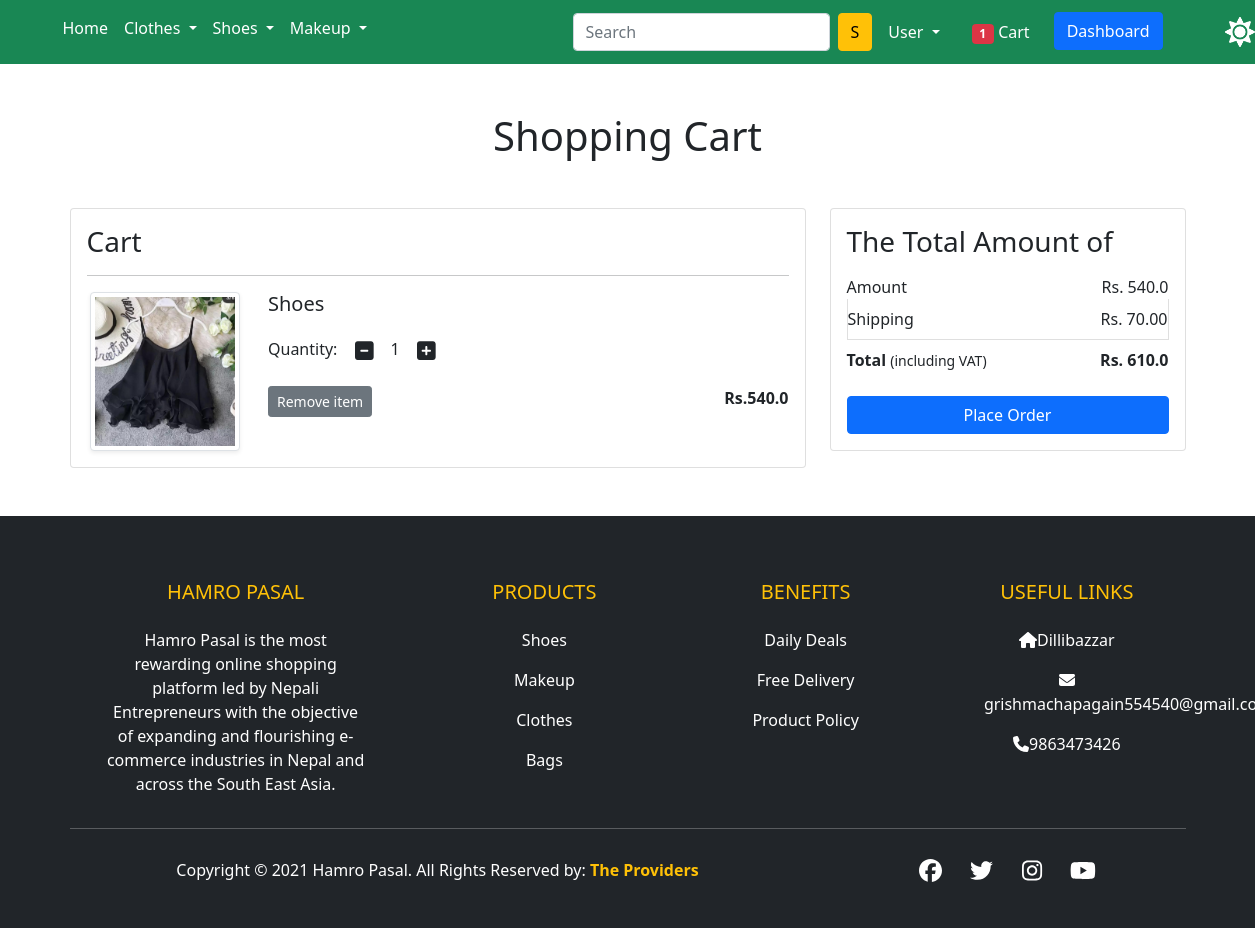
The app's page /cart/ (signed in) with its own data.
### products/models.py (models this page shows, shortened)
class Cart(models.Model):
    user = models.ForeignKey(User, on_delete=models.CASCADE)
    product = models.ForeignKey(Product, on_delete=models.CASCADE)
    quantity = models.PositiveIntegerField(default=1)

class Product(models.Model):
    title = models.CharField(max_length=100)
    Price = models.FloatField()
    Selling_Price= models.FloatField()
    Description = models.TextField()
    Manufacturer = models.CharField(max_length=100)
    category = models.CharField(choices=PASAL_CHOICES, max_length=2)
    Image = models.ImageField(upload_to='productimg')

### products/views.py (the view)
# urls.py: path('cart/', views.show_cart, name='showcart'),
def show_cart(request):
    totalitem = 0
    if request.user.is_authenticated:
        totalitem = len(Cart.objects.filter(user=request.user))
        user = request.user
        cart = Cart.objects.filter(user=user)
        amount = 0.0
        shipping_amount = 70.0
        cart_product = [p for p in Cart.objects.all() if p.user == user]
        if cart_product:
            for p in cart_product:
                tempamount = (p.quantity * p.product.Selling_Price)
                amount += tempamount
                totalamount = amount + shipping_amount
            return render(request, 'pr/addtocart.html', {'carts': cart, 'totalamount': totalamount, 'amount': amount,'totalitem':totalitem})
        else:
            return render(request, 'pr/emptycart.html')

### products/templates/pr/addtocart.html (shortened to what this page needs)
{% extends 'pr/base.html' %} {% load static %}
 {% block main-content %}
<div class="container my-5">
  <div class="row">
    <h1 class="text-center mb-5">Shopping Cart</h1>
    <div class="col-sm-8">
      <div class="card">
        <div class="card-body">
          <h3>Cart</h3>
          {% for cart in carts %}
<hr>
          <div class="row">
            <div class="col-sm-3 text-center align-self-center">
              <img
                src="{{cart.product.Image.url}}"
                alt=""
                srcset=""
                class="img-fluid img-thumbnail shadow-sm"
                height="150"
                width="150"
              />
            </div>
            <div class="col-sm-9">
              <div>
                <h5>{{cart.product.title}}</h5>
                <div class="my-3">
                  <label for="quantity">Quantity:</label>
                  <a class="minus-cart btn" pid="{{cart.product.id}}"><i class="fas fa-minus-square fa-lg"></i
                  ></a>
                  <span id="quantity">{{cart.quantity}}</span>
                  <a class="plus-cart btn" pid="{{cart.product.id}}"
                    ><i class="fas fa-plus-square fa-lg"></i
                  ></a>
                </div>
                <div class="d-flex justify-content-between">
                  <a href="#" class="btn btn-sm btn-secondary mr-3 remove-cart" pid="{{cart.product.id}}"
                    >Remove item
                  </a>
                  <p class="mb-0">
                    <span><strong>Rs.{{cart.product.Selling_Price}}</strong></span>
                  </p>
                </div>
              </div>
            </div>
          </div>
          {% endfor %}
        </div>
      </div>
    </div>
    <div class="col-sm-4">
      <div class="card">
        <div class="card-body">
          <h3>The Total Amount of</h3>
          <ul class="list-group">
            <li
              class="list-group-item d-flex justify-content-between align-items-center border-0 px-0 pb-0"
            >
              Amount<span>Rs. <span id="amount">{{amount}}</span></span>
            </li>
            <li
              class="list-group-item d-flex justify-content-between align-items-center px-0"
            >
              Shipping<span>Rs. 70.00</span>
            </li>
            <li
              class="list-group-item d-flex justify-content-between align-items-center border-0 px-0 mb-3"
            >
              <div><strong>Total</strong> <small>(including VAT)</small></div>
              <span><strong>Rs. <strong id="totalamount">{{totalamount}}</strong></strong></span>
            </li>
          </ul>
          <div class="d-grid">
            <a href="{% url 'checkout' %}" class="btn btn-primary">Place Order</a>
          </div>
        </div>
      </div>
    </div>
  </div>
</div>
{% endblock main-content %}

### products/templates/pr/base.html (shortened to what this page needs)
<!doctype html>
{% load static %}
<html lang="en">
<head>
    <link href="https://cdn.jsdelivr.net/npm/bootstrap@5.0.0-beta1/dist/css/bootstrap.min.css" rel="stylesheet"
>
  <link rel="stylesheet" href="{% static 'all/css/owl.carousel.min.css' %}">
  <link rel="stylesheet" href="{% static 'all/css/all.min.css' %}">
  <link rel="stylesheet" href="{% static 'all/css/style.css' %}">
</head>
<body>
<nav class="navbar navbar-expand-lg navbar-dark bg-success sticky-top">
    <div class="container">
        <div class="collapse navbar-collapse" id="navContent">
            <ul class="navbar-nav me-auto mb-2 mb-lg-2">
                <li class="nav-item">
                    <a class="nav-link active" aria-current="page" href="/">Home</a>
                </li>
            <li class="nav-item dropdown">
                    <a class="nav-link dropdown-toggle text-white" href="#" id="fashionDropdown" role="button"
                       data-bs-toggle="dropdown" aria-expanded="false">
                        Clothes
                    </a>
                </li>
                 <li class="nav-item dropdown">
                    <a class="nav-link dropdown-toggle text-white" href="#" id="ShoeDropdown" role="button"
                       data-bs-toggle="dropdown" aria-expanded="false">
                        Shoes
                    </a>
                </li>
                <li class="nav-item dropdown">
                    <a class="nav-link dropdown-toggle text-white" href="#" id="BeautyDropdown" role="button"
                       data-bs-toggle="dropdown" aria-expanded="false">
                        Makeup
                    </a>
                </li>
            </ul>
            <form class="d-flex" action="{% url 'search' %}" method="get" >
           <input class="form-control me-2" type="search" placeholder="Search" aria-label="Search"  name="keyword" required>
           <button class="btn btn-warning" type="submit">S</button>
         </form>
             <div>
          <ul class="navbar-nav me-auto mb-2 mb-lg-0">
          {% if request.user.is_authenticated %}
           <li class="nav-item dropdown mx-2">
              <a class="nav-link dropdown-toggle text-white " href="#" id="profileDropdown" role="button" data-bs-toggle="dropdown" aria-expanded="false">
              {{request.user.username|capfirst}}
              </a>
            </li>
                    <li class="nav-item mx-2">
                        <a href="{% url 'showcart' %}" class="nav-link text-white"><span class="badge bg-danger">{{totalitem}}</span>
                            Cart </a>
                    </li>
            {% endif %}
            {% if request.user.is_staff %}
            <li class="nav-item mx-2">
             <a href="{% url 'dashboard' %}" class="btn btn-primary">Dashboard </a>
            </li>
            {% endif %}
          </ul>
         </div>
       </div>
     </div>
     <img src="{% static 'all/images/sun.png' %}" id="icon" onclick="myFunction()">
    </nav>
    {% block main-content %} {% endblock main-content %}
<footer class="bg-dark text-white pt-5 pb-4">
    <div class="container text-center text-md-left">
        <div class="row text-center text-md-left">
            <div class="col-md-3 col-lg-3 col-xl-3 mx-auto mt-3">
                <h5 class="text-uppercase mb-4 font-weight-bold text-warning"> Hamro Pasal </h5>
                <p> Hamro Pasal is the most rewarding online shopping platform led by Nepali Entrepreneurs with the objective of expanding and flourishing e-commerce industries in Nepal and across the South East Asia. </p>
            </div>
            <div class="col-md-2 col-lg-2 col-xl-2 mx-auto mt-3">
                <h5 class="text-uppercase mb-4 font-weight-bold text-warning"> Products </h5>
            <p>
                <a href="#" class="text-white" style="text-decoration: none;"> Shoes </a>
            </p>
            <p>
                <a href="#" class="text-white" style="text-decoration: none;"> Makeup </a>
            </p>
            <p>
                <a href="#" class="text-white" style="text-decoration: none;"> Clothes </a>
            </p>
            <p>
                <a href="#" class="text-white" style="text-decoration: none;"> Bags </a>
            </p>
            </div>
            <div class="col-md-3 col-lg-2 col-xl-2 mx-auto mt-3">
                <h5 class="text-uppercase mb-4 font-weight-bold text-warning">Benefits </h5>
            <p>
                <a href="#" class="text-white" style="text-decoration: none;"> Daily Deals </a>
            </p>
            <p>
                <a href="#" class="text-white" style="text-decoration: none;"> Free Delivery </a>
            </p>
            <p>
                <a href="#" class="text-white" style="text-decoration: none;"> Product Policy </a>
            </p>
            </div>
            <div class="col-md-3 col-lg-2 col-xl-2 mx-auto mt-3">
                <h5 class="text-uppercase mb-4 font-weight-bold text-warning">Useful Links </h5>
            <p>
                <i class="fas fa-home mr-3"></i>Dillibazzar
            </p>
            <p>
                <i class="fas fa-envelope mr-3"></i>grishmachapagain554540@gmail.com
            </p>
            <p>
                <i class="fas fa-phone mr-3"></i>9863473426
            </p>
            </div>
        </div>
        <hr class="mb-4">
        <div class="row align-items-center">
            <div class="col-md-7 col-lg-8">
                <p> Copyright © 2021 Hamro Pasal. All Rights Reserved by:
                    <a href="#" style="text-decoration: none;">
                        <strong class="text-warning"> The Providers</strong>
                        </a></p>
            </div>
            <div class="col-md-5 col-lg-4">
                <div class="text-center text-md-right">
                    <ul class="list-unstyled list-inline">
                        <li class="list-inline-item">
                            <a href="https://www.facebook.com/" class="btn-floating btn-sm text-white" style="font-size: 23px;"><i class="fab fa-facebook"></i></a>
                        </li>
                        <li class="list-inline-item">
                            <a href="https://twitter.com/" class="btn-floating btn-sm text-white" style="font-size: 23px;"><i class="fab fa-twitter"></i></a>
                        </li>
                        <li class="list-inline-item">
                            <a href="https://www.instagram.com" class="btn-floating btn-sm text-white" style="font-size: 23px;"><i class="fab fa-instagram"></i></a>
                        </li>
                        <li class="list-inline-item">
                            <a href="https://www.youtube.com" class="btn-floating btn-sm text-white" style="font-size: 23px;"><i class="fab fa-youtube"></i></a>
                        </li>
            </div>
        </div>
    </div>
</body>
</html>

### products/static/all/css/style.css (style rules this page uses)
#icon { width: 30px; cursor: pointer; }

### records on screen
Cart: product.Image (picture), product "Shoes", quantity "1", product.Selling_Price "540.0"

### other values on screen
{{ request.user.username|capfirst }} "User"
{{ totalitem }} "1"
{{ amount }} "540.0"
{{ totalamount }} "610.0"
